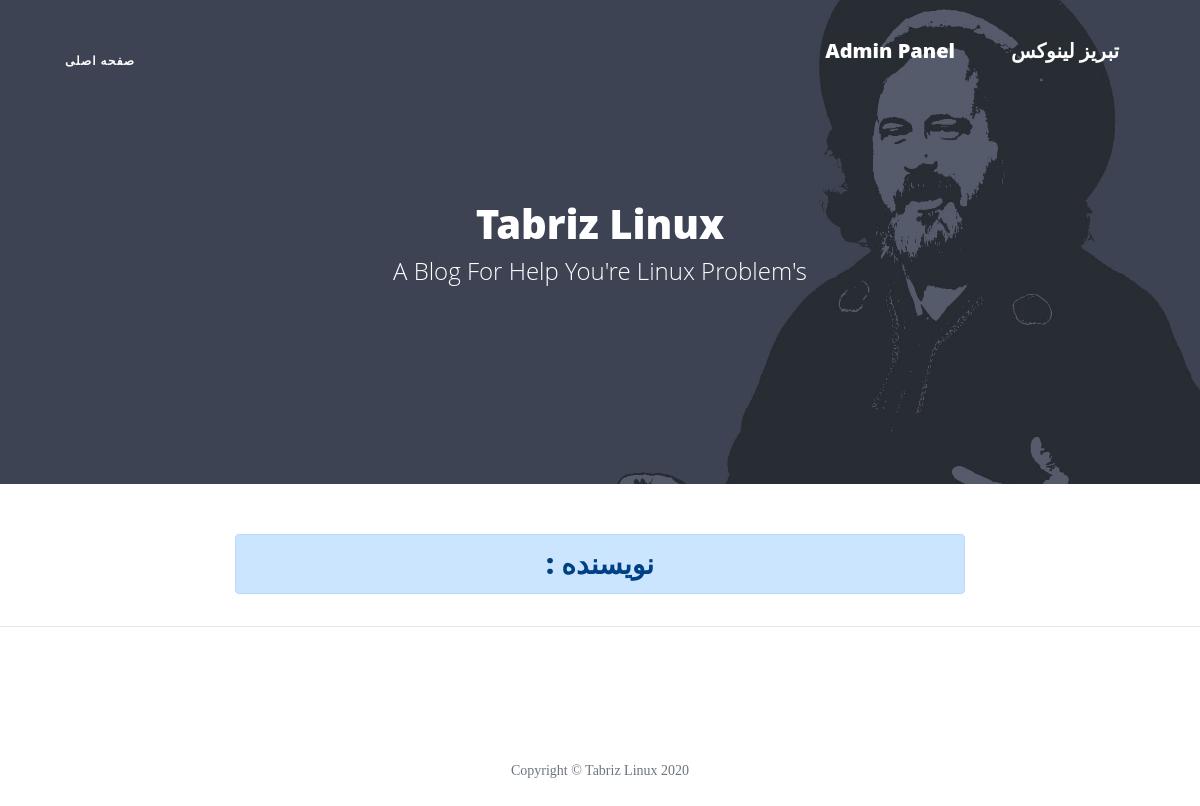
/author/MohammadReza, run on an earlier commit of the app's database.
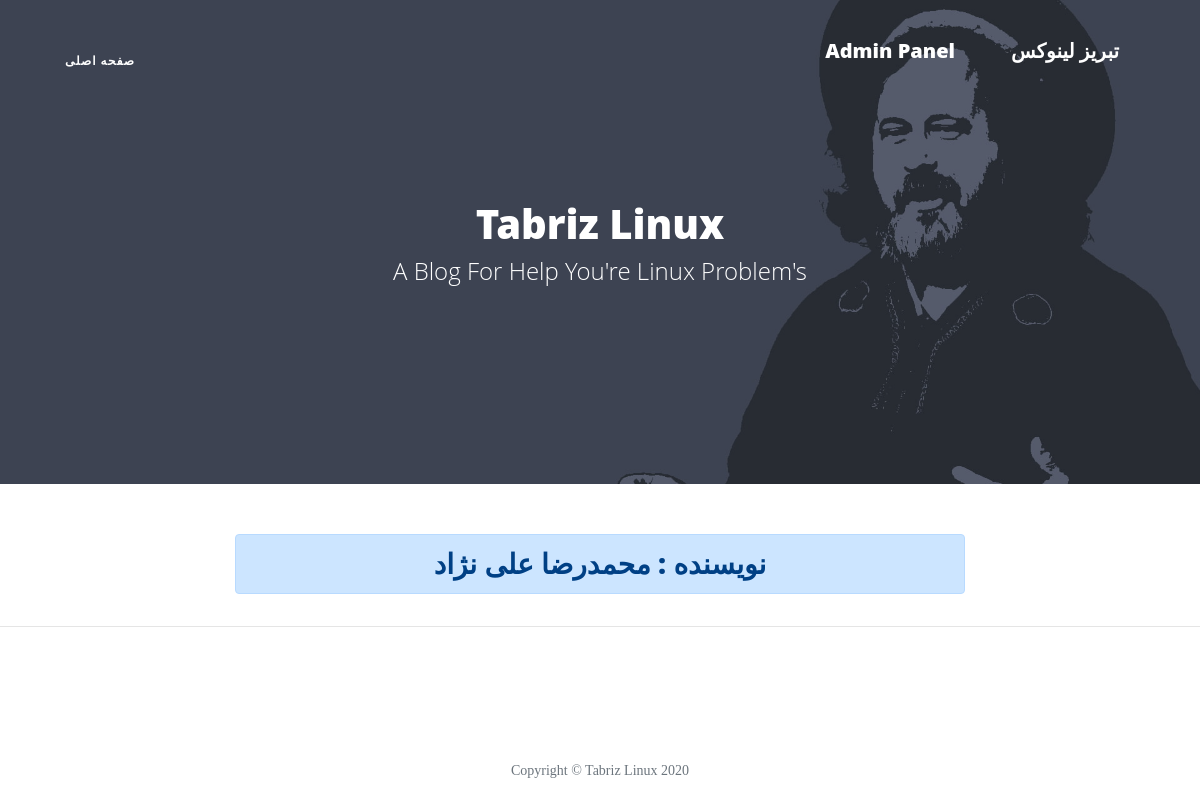
And on a later commit of the database.
### account/models.py (models this page shows)
class User(AbstractUser):
    is_author    = models.BooleanField(default=False, verbose_name="وضعیت نویسندگی")
    special_user = models.DateTimeField(default=timezone.now, verbose_name="کاربر ویژه تا")
    def is_special_user(self):
        if self.special_user > timezone.now():
            return True
        else:
            return False
    is_special_user.boolean = True
    is_special_user.short_description = "وضعیت کاربر ویژه"

### blog/views.py (the view)
# urls.py: path('author/<slug:username>', AuthorList.as_view(), name="author"),
class AuthorList(ListView):
    paginate_by = 5
    template_name = 'blog/author_list.html'
    def get_queryset(self):
        global author
        username = self.kwargs.get('username')
        author = get_object_or_404(User, username=username)
        return author.articles.published()
    def get_context_data(self, **kwargs):
        context = super().get_context_data(**kwargs)
        context['author'] = author
        return context

### blog/models.py (called while the page is built)
    def published(self):
        return self.filter(status="P")

### blog/templatetags/base_tags.py (called while the page is built)
@register.simple_tag
def title(data="تبریز لینوکس"):
    return data

@register.inclusion_tag("blog/partials/category_navbar.html")
def category_navbar():
    return{
        "category": Category.objects.filter(status=True)
    }

### templates/blog/author_list.html (shortened to what this page needs)
{% extends 'blog/list.html' %}
{% block header %}
    <h3 class="alert alert-primary text-center"> نویسنده : {{author.get_full_name}}</h3>
{% endblock %}

What changed in the data, as far as the page shows it:
now on this page (row edited): User: get_full_name "محمدرضا علی نژاد"
